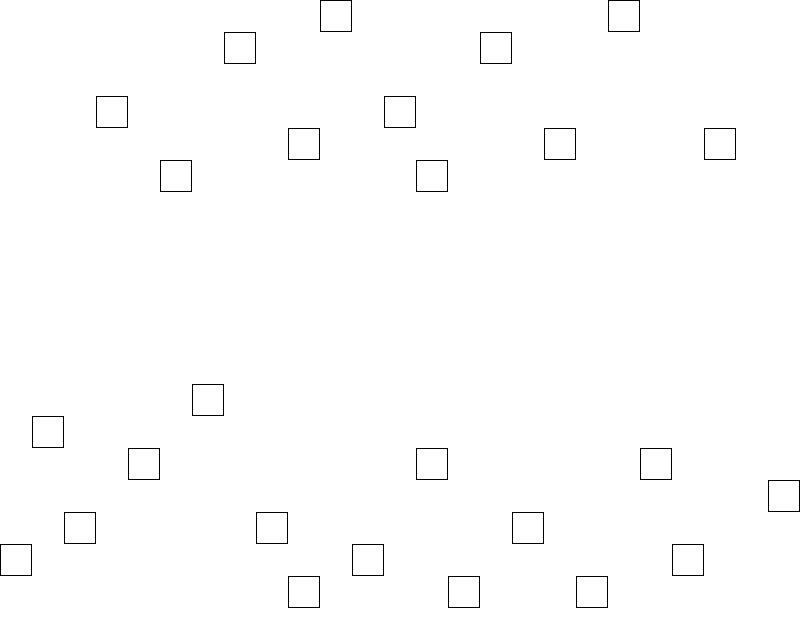

Tiled map render using the project's own tile images. Description and the map definition, with tile-layer contents summarised, below:
An orthogonal 25x20 tile map with 32x32 px tiles, 4 tile layers (Background, Spikes, OverheadPits, SpikesOverhead), 2 hidden layers not drawn and 6 objects (2x goal, 2x enemy1, 69, player).

<map version="1.2" tiledversion="1.3.2" orientation="orthogonal" renderorder="right-down" compressionlevel="0" width="25" height="20" tilewidth="32" tileheight="32" infinite="0" nextlayerid="12" nextobjectid="51">
 <editorsettings>
  <export target="level2.json" format="json" />
 </editorsettings>
 <tileset firstgid="1" name="ShiftTilemap" tilewidth="32" tileheight="32" tilecount="168" columns="12">
  <image source="../sprites/Tilemap.png" width="384" height="448" />
 </tileset>
 <layer id="1" name="Background" width="25" height="20">
  <data>[500 cells, 500 non-empty, 1 distinct tile ids]</data>
 </layer>
 <layer id="2" name="Static" width="25" height="20" visible="0">
  <data>[500 cells, 100 non-empty, 1 distinct tile ids]</data>
 </layer>
 <objectgroup id="4" name="Objects">
  <object id="4" name="player" type="69" gid="1" x="64" y="544" width="32" height="32">
   <properties>
    <property name="x" type="int" value="0" />
    <property name="y" type="int" value="1" />
   </properties>
  </object>
  <object id="48" name="goal" gid="63" x="544" y="544" width="32" height="32">
   <properties>
    <property name="x" value="level3" />
   </properties>
  </object>
  <object id="49" name="enemy1" gid="25" x="384" y="544" width="32" height="32" />
 </objectgroup>
 <layer id="8" name="Spikes" width="25" height="20">
  <data>[500 cells, 0 non-empty, 0 distinct tile ids]</data>
 </layer>
 <layer id="5" name="OverheadBackground" width="25" height="20" visible="0">
  <data>[500 cells, 500 non-empty, 1 distinct tile ids]</data>
 </layer>
 <layer id="7" name="OverheadPits" width="25" height="20">
  <data>[500 cells, 26 non-empty, 1 distinct tile ids]</data>
 </layer>
 <layer id="9" name="SpikesOverhead" width="25" height="20">
  <data>[500 cells, 0 non-empty, 0 distinct tile ids]</data>
 </layer>
 <objectgroup id="6" name="ObjectsOverhead">
  <object id="10" name="player" gid="85" x="64" y="320" width="32" height="32">
   <properties>
    <property name="x" type="int" value="0" />
   </properties>
  </object>
  <object id="13" name="goal" gid="147" x="544" y="320" width="32" height="32">
   <properties>
    <property name="level9" value="level3" />
   </properties>
  </object>
  <object id="50" name="enemy1" gid="109" x="384" y="320" width="32" height="32" />
 </objectgroup>
</map>
